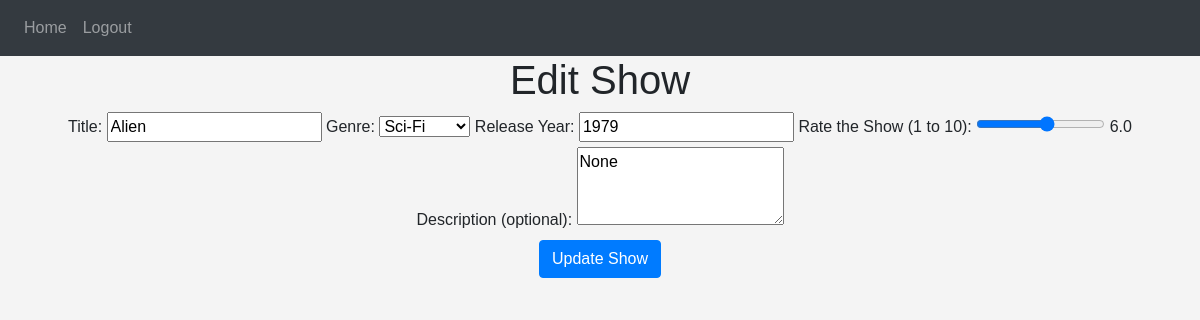
The page /edit-show/5 (signed in) on the database its author committed.
### website/models.py (models this page shows)
class Show(db.Model):
    id = db.Column(db.Integer, primary_key=True)
    title = db.Column(db.String(150), nullable=False)
    genre = db.Column(db.String(50), nullable=False)
    release_year = db.Column(db.Integer, nullable=False)
    rating = db.Column(db.Float, nullable=True)
    description = db.Column(db.Text, nullable=True)
    watchlist = db.relationship('WatchList', backref='show', lazy=True)

### website/views.py (the view, shortened to what this page needs)
@views.route('/edit-show/<int:show_id>', methods=['GET', 'POST'])
@login_required
def edit_show(show_id):
    show = Show.query.get_or_404(show_id)
    return render_template('edit_show.html', show=show, user=current_user)  # Pass current_user to the template

### website/__init__.py (called while the page is built)
def create_app():
    app = Flask(__name__)
    app.config['SECRET_KEY'] = 'your_secret_key'
    app.config['SQLALCHEMY_DATABASE_URI'] = 'sqlite:///db.sqlite'
    db.init_app(app)
    migrate.init_app(app, db)  # Initialize Flask-Migrate with the app and db
    from .views import views
    from .auth import auth
    app.register_blueprint(views, url_prefix='/')
    app.register_blueprint(auth, url_prefix='/')
    from .models import User, Show, WatchList  # Update the import to match your models
    with app.app_context():
        db.create_all()
    login_manager = LoginManager()
    login_manager.login_view = 'auth.login'
    login_manager.init_app(app)
    @login_manager.user_loader
    def load_user(user_id):
        return User.query.get(int(user_id))
    return app

### website/templates/edit_show.html (shortened to what this page needs)
{% extends "base.html" %}
{% block content %}
<h1>Edit Show</h1>
<form method="POST" action="{{ url_for('views.edit_show', show_id=show.id) }}">
    <label for="title">Title:</label>
    <input type="text" name="title" id="title" value="{{ show.title }}" required>
    <label for="genre">Genre:</label>
    <select name="genre" id="genre" title="Select the genre of the show">
        <option value="Sci-Fi" {% if show.genre == 'Sci-Fi' %}selected{% endif %}>Sci-Fi</option>
    </select>
    <label for="release_year">Release Year:</label>
    <input type="number" name="release_year" id="release_year" value="{{ show.release_year }}" min="1900" max="{{ current_year }}">
    <label for="rating">Rate the Show (1 to 10):</label>
    <input type="range" name="rating" id="rating" value="{{ show.rating }}" min="1" max="10" step="1" oninput="this.nextElementSibling.value = this.value">
    <output>{{ show.rating }}</output>
    <label for="description">Description (optional):</label>
    <textarea name="description" id="description" rows="3" placeholder="Write a short description...">{{ show.description }}</textarea>
    <br />
    <button type="submit" class="btn btn-primary">Update Show</button>
</form>
{% endblock %}

### website/static/styles.css (style rules this page uses)
* { box-sizing: border-box; }
body { font-family: Arial, sans-serif; text-align: center; background-color: #f4f4f4; margin: 0; }

### rows shown on the page
Show: title "Alien", genre "Sci-Fi", release_year "1979", rating "6", rating "6.0", description "None"
